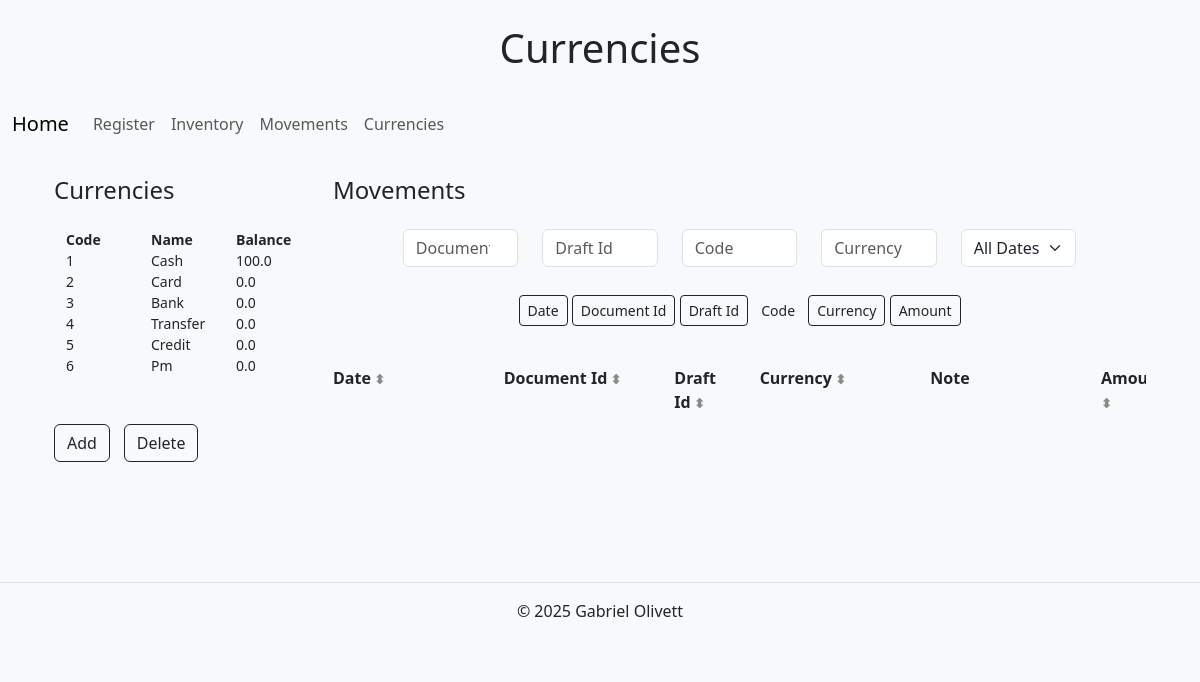
The page /currencies on the database its author committed.
### tables this page shows
CREATE TABLE currencies (
id INTEGER PRIMARY KEY AUTOINCREMENT,
name TEXT NOT NULL,
balance REAL DEFAULT 0.00);

### app.py (the view)
@app.route("/currencies")
def currencies():
    db = get_db()
    currencies = db.execute("SELECT * FROM currencies").fetchall()
    currencies_movements = db.execute("SELECT * FROM currencies_movements").fetchall()
    return render_template("currencies.html", currencies=currencies, currencies_movements=currencies_movements)

### app.py (called while the page is built)
@app.after_request
def after_request(response):
    response.headers["Cache-Control"] = "no-cache, no-store, must-revalidate"
    response.headers["Expires"] = 0
    response.headers["Pragma"] = "no-cache"
    return response

def get_db():
    if "db" not in g:
        g.db = sqlite3.connect("databases.db")
        g.db.row_factory = sqlite3.Row
    return g.db

### templates/currencies.html (shortened to what this page needs)
{% extends "layout.html" %}
{% block h1 %}
    <h1 class="text-center my-4">Currencies</h1>
{% endblock %}
{% block main %}
<div class="container text-center mt-4">
    <div class="row">
        <div name="currencies" class="col-12 col-lg-3 mb-4" style="text-align: left;">
            <h4>Currencies</h4>
            <div class="container mt-4">
                <div class="row fw-bold " style="text-align: left;">
                    <div class="col small">Code</div>
                    <div class="col small">Name</div>
                    <div class="col small">Balance</div>
                </div>
            {% for currency in currencies %}
                <div class="row" style="text-align: left;">
                    <div class="col small">{{ currency.Id }}</div>
                    <div class="col small">{{ currency.name | capitalize }}</div>
                    <div class="col small">{{ currency.balance }}</div>
                </div>
            {% endfor %}
            </div>
            <div class="row mt-4">
                <div class="col-12 col-md-3 mt-4">
                    <button id="add-currency" class="btn btn-outline-dark">Add</button>
                </div>
                <div class="col-12 col-md-3 mt-4">
                    <button id="delete-currency" class="btn btn-outline-dark">Delete</button>
                </div>
            </div>
            <form id="form-c" method="POST">
                    <div class="row">
                    <div class="col-8 p-2">
                    </div>
                </div>
                <div class="row">
                    <div class="col-4 p-2">
                    </div>
                    <div class="col-4 p-2">
                    </div>
                </div>
            </form>
        </div>
        <div name="currencies_movements" class="col-12 col-lg-9">
            <h4 class="mb-4" style="text-align: left;">Movements</h4>
            <div class="row mb-4 justify-content-center">
                <div class="col-12 col-md-2">
                    <input type="number" id="document-id-filter" class="form-control" placeholder="Document Id">
                </div>
                <div class="col-12 col-md-2">
                    <input type="number" id="draft-id-filter" class="form-control" placeholder="Draft Id">
                </div>
                <div class="col-12 col-md-2">
                    <input type="number" id="code-filter" class="form-control" placeholder="Code">
                </div>
                <div class="col-12 col-md-2">
                    <input type="text" id="currency-filter" class="form-control" placeholder="Currency">
                </div>
                 <div class="col-12 col-md-2 pb-1">
                    <select id="date-filter" class="form-select">
                        <option value="">All Dates</option>
                    </select>
                </div>
            </div>
            <div class="mb-3">
                <label class="btn btn-sm" for="btn-check-1">Date</label>
                <label class="btn btn-sm" for="btn-check-2">Document Id</label>
                <label class="btn btn-sm" for="btn-check-3">Draft Id</label>
                <label class="btn btn-sm" for="btn-check-4">Code</label>
                <label class="btn btn-sm" for="btn-check-5">Currency</label>
                <label class="btn btn-sm" for="btn-check-6">Amount</label>
            </div>
            <div class="table-scroll-x-wrapper">
                <div id="inventory-table">
                    <div class="mt-4 ">
                        <div class="row fw-bold" style="text-align: left;">
                            <div class="col-2 sort-header col-date" data-sort="date">Date</div>
                            <div class="col-2 sort-header col-docId" data-sort="document_id">Document Id</div>
                            <div class="col-1 sort-header col-draftId" data-sort="draft_id">Draft Id</div>
                            <div class="col-2 sort-header col-currency" data-sort="name">Currency</div>
                            <div class="col-2 col-note" data-sort="note">Note</div>
                            <div class="col-1 sort-header col-amount" data-sort="amount">Amount</div>
                        </div>
                    </div>
                </div>
            </div>
        </div>
    </div>
</div>
{% endblock %}

### templates/layout.html (shortened to what this page needs)
<!DOCTYPE html>
<html lang="en">
<head>
    <link href="https://cdn.jsdelivr.net/npm/bootstrap@5.3.3/dist/css/bootstrap.min.css" rel="stylesheet">
    <link href="https://cdn.jsdelivr.net/npm/select2@4.1.0-rc.0/dist/css/select2.min.css" rel="stylesheet" />
  </head>
<body class="bg-light">
    <header class="fixed-controls text-center mx-auto">
        {% block h1%}{% endblock %}
        <nav class="navbar navbar-expand-lg bg-body-tertiary">
            <div class="container-fluid">
              <a class="navbar-brand" href="/">Home</a>
              <div class="collapse navbar-collapse" id="navbarNav">
                <ul class="navbar-nav">
                  <li class="nav-item">
                    <a class="nav-link" href="/register">Register</a>
                  </li>
                  <li class="nav-item">
                    <a class="nav-link" href="/inventory">Inventory</a>
                  </li>
                  <li class="nav-item">
                    <a class="nav-link" href="/inventory_movements">Movements</a>
                  </li>
                  <li class="nav-item">
                    <a class="nav-link" href="/currencies">Currencies</a>
                  </li>
                </ul>
              </div>
            </div>
          </nav>
    </header>
    <main class="container mt-1 mx-auto">
        {% block main %}{% endblock %}
    </main>
    <footer class="text-center mt-5 p-3 border-top">
        <p>&copy; 2025 Gabriel Olivett</p>
    </footer>
</body>
</html>

### templates/layout.html (style rules this page uses)
.sort-header { cursor: pointer; }
.sort-header::after { content: " ⬍"; font-size: 0.8em; color: #888; }
.table-scroll-x-wrapper { overflow-x: auto; overflow-y: auto; width: 100%; max-height: 65vh; }

### templates/currencies.html (style rules this page uses)
#inventory-table { min-width: 1000px; display: inline-block; }

### rows shown on the page
currencies: Id "1", name "Cash", balance "100.0"
currencies: Id "2", name "Card", balance "0.0"
currencies: Id "3", name "Bank", balance "0.0"
currencies: Id "4", name "Transfer", balance "0.0"
currencies: Id "5", name "Credit", balance "0.0"
currencies: Id "6", name "Pm", balance "0.0"
